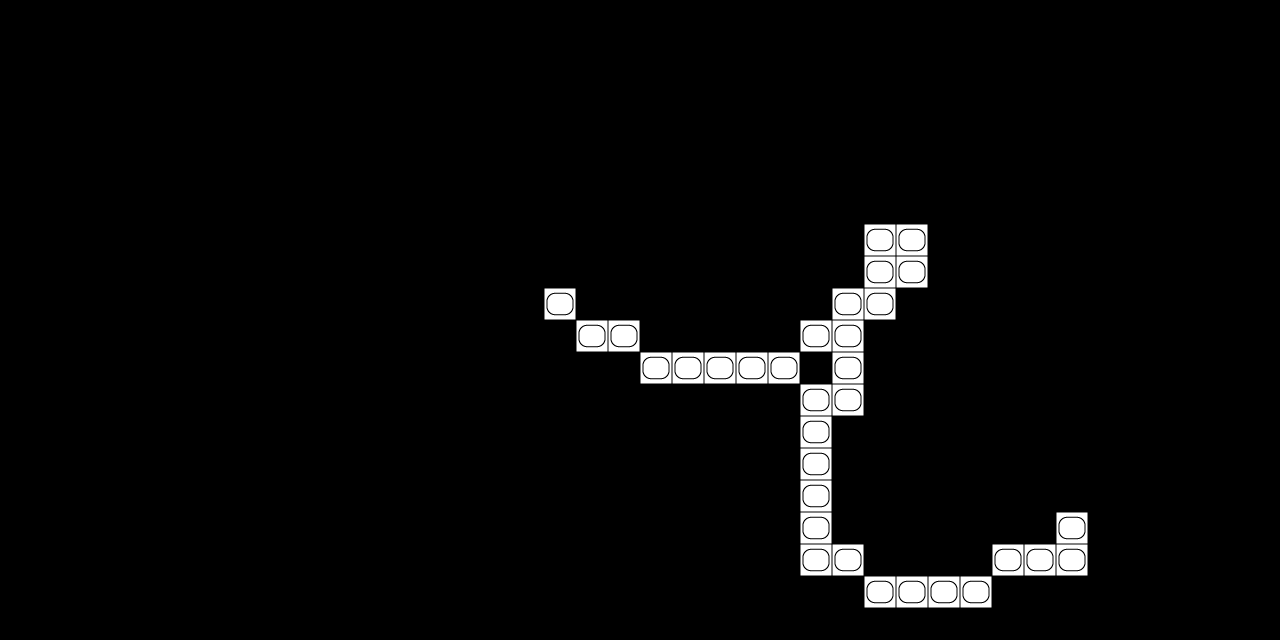

The image is a tile-based game level rendered from a .tmx file. Its description and complete source (layers, tilesets, objects, tile grids) follow:
An orthogonal 40x20 tile map with 32x32 px tiles, 1 tile layer (Camada de Tiles 1).

<map version="1.0" tiledversion="1.0.2" orientation="orthogonal" renderorder="right-down" width="40" height="20" tilewidth="32" tileheight="32" nextobjectid="1">
 <tileset firstgid="1" source="TilesLegenda.tsx" />
 <layer name="Camada de Tiles 1" width="40" height="20">
  <data encoding="csv">
0,0,0,0,0,0,0,0,0,0,0,0,0,0,0,0,0,0,0,0,0,0,0,0,0,0,0,0,0,0,0,0,0,0,0,0,0,0,0,0,
0,0,0,0,0,0,0,0,0,0,0,0,0,0,0,0,0,0,0,0,0,0,0,0,0,0,0,0,0,0,0,0,0,0,0,0,0,0,0,0,
0,0,0,0,0,0,0,0,0,0,0,0,0,0,0,0,0,0,0,0,0,0,0,0,0,0,0,0,0,0,0,0,0,0,0,0,0,0,0,0,
0,0,0,0,0,0,0,0,0,0,0,0,0,0,0,0,0,0,0,0,0,0,0,0,0,0,0,0,0,0,0,0,0,0,0,0,0,0,0,0,
0,0,0,0,0,0,0,0,0,0,0,0,0,0,0,0,0,0,0,0,0,0,0,0,0,0,0,0,0,0,0,0,0,0,0,0,0,0,0,0,
0,0,0,0,0,0,0,0,0,0,0,0,0,0,0,0,0,0,0,0,0,0,0,0,0,0,0,0,0,0,0,0,0,0,0,0,0,0,0,0,
0,0,0,0,0,0,0,0,0,0,0,0,0,0,0,0,0,0,0,0,0,0,0,0,0,0,0,0,0,0,0,0,0,0,0,0,0,0,0,0,
0,0,0,0,0,0,0,0,0,0,0,0,0,0,0,0,0,0,0,0,0,0,0,0,0,0,0,6,6,0,0,0,0,0,0,0,0,0,0,0,
0,0,0,0,0,0,0,0,0,0,0,0,0,0,0,0,0,0,0,0,0,0,0,0,0,0,0,6,6,0,0,0,0,0,0,0,0,0,0,0,
0,0,0,0,0,0,0,0,0,0,0,0,0,0,0,0,0,6,0,0,0,0,0,0,0,0,6,6,0,0,0,0,0,0,0,0,0,0,0,0,
0,0,0,0,0,0,0,0,0,0,0,0,0,0,0,0,0,0,6,6,0,0,0,0,0,6,6,0,0,0,0,0,0,0,0,0,0,0,0,0,
0,0,0,0,0,0,0,0,0,0,0,0,0,0,0,0,0,0,0,0,6,6,6,6,6,0,6,0,0,0,0,0,0,0,0,0,0,0,0,0,
0,0,0,0,0,0,0,0,0,0,0,0,0,0,0,0,0,0,0,0,0,0,0,0,0,6,6,0,0,0,0,0,0,0,0,0,0,0,0,0,
0,0,0,0,0,0,0,0,0,0,0,0,0,0,0,0,0,0,0,0,0,0,0,0,0,6,0,0,0,0,0,0,0,0,0,0,0,0,0,0,
0,0,0,0,0,0,0,0,0,0,0,0,0,0,0,0,0,0,0,0,0,0,0,0,0,6,0,0,0,0,0,0,0,0,0,0,0,0,0,0,
0,0,0,0,0,0,0,0,0,0,0,0,0,0,0,0,0,0,0,0,0,0,0,0,0,6,0,0,0,0,0,0,0,0,0,0,0,0,0,0,
0,0,0,0,0,0,0,0,0,0,0,0,0,0,0,0,0,0,0,0,0,0,0,0,0,6,0,0,0,0,0,0,0,6,0,0,0,0,0,0,
0,0,0,0,0,0,0,0,0,0,0,0,0,0,0,0,0,0,0,0,0,0,0,0,0,6,6,0,0,0,0,6,6,6,0,0,0,0,0,0,
0,0,0,0,0,0,0,0,0,0,0,0,0,0,0,0,0,0,0,0,0,0,0,0,0,0,0,6,6,6,6,0,0,0,0,0,0,0,0,0,
0,0,0,0,0,0,0,0,0,0,0,0,0,0,0,0,0,0,0,0,0,0,0,0,0,0,0,0,0,0,0,0,0,0,0,0,0,0,0,0
</data>
 </layer>
</map>
